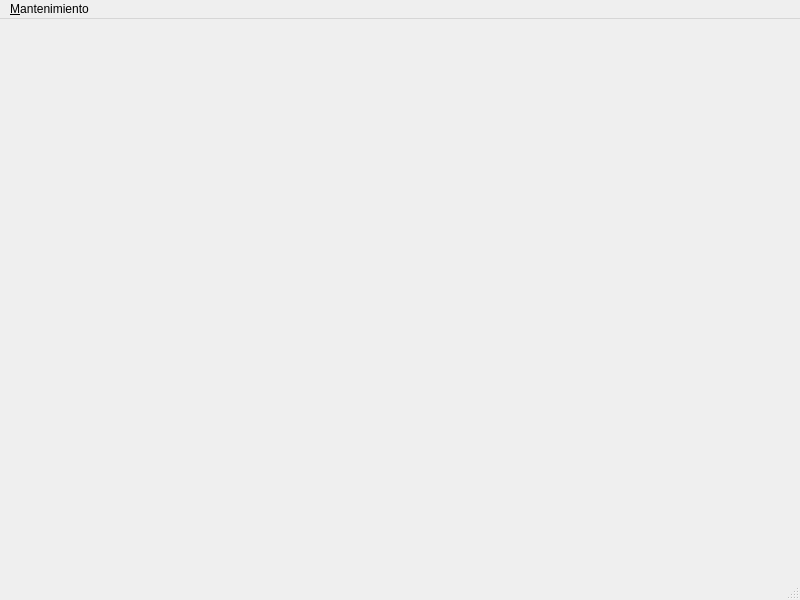
<?xml version="1.0" encoding="UTF-8"?>
<ui version="4.0">
 <class>MainWindow</class>
 <widget class="QMainWindow" name="MainWindow">
  <property name="geometry">
   <rect>
    <x>0</x>
    <y>0</y>
    <width>800</width>
    <height>600</height>
   </rect>
  </property>
  <property name="windowTitle">
   <string>Sistema de Gestión de Biblioteca</string>
  </property>
  <widget class="QWidget" name="centralwidget"/>
  <widget class="QMenuBar" name="menubar">
   <property name="geometry">
    <rect>
     <x>0</x>
     <y>0</y>
     <width>800</width>
     <height>22</height>
    </rect>
   </property>
   <widget class="QMenu" name="menuMantenimiento">
    <property name="title">
     <string>&amp;Mantenimiento</string>
    </property>
    <addaction name="action_programas"/>
    <addaction name="action_empleados"/>
   </widget>
   <addaction name="menuMantenimiento"/>
  </widget>
  <widget class="QStatusBar" name="statusbar"/>
  <action name="action_programas">
   <property name="text">
    <string>Programas de Estudio</string>
   </property>
  </action>
  <action name="action_empleados">
   <property name="text">
    <string>Colaboradores</string>
   </property>
  </action>
 </widget>
 <resources/>
 <connections/>
</ui>
